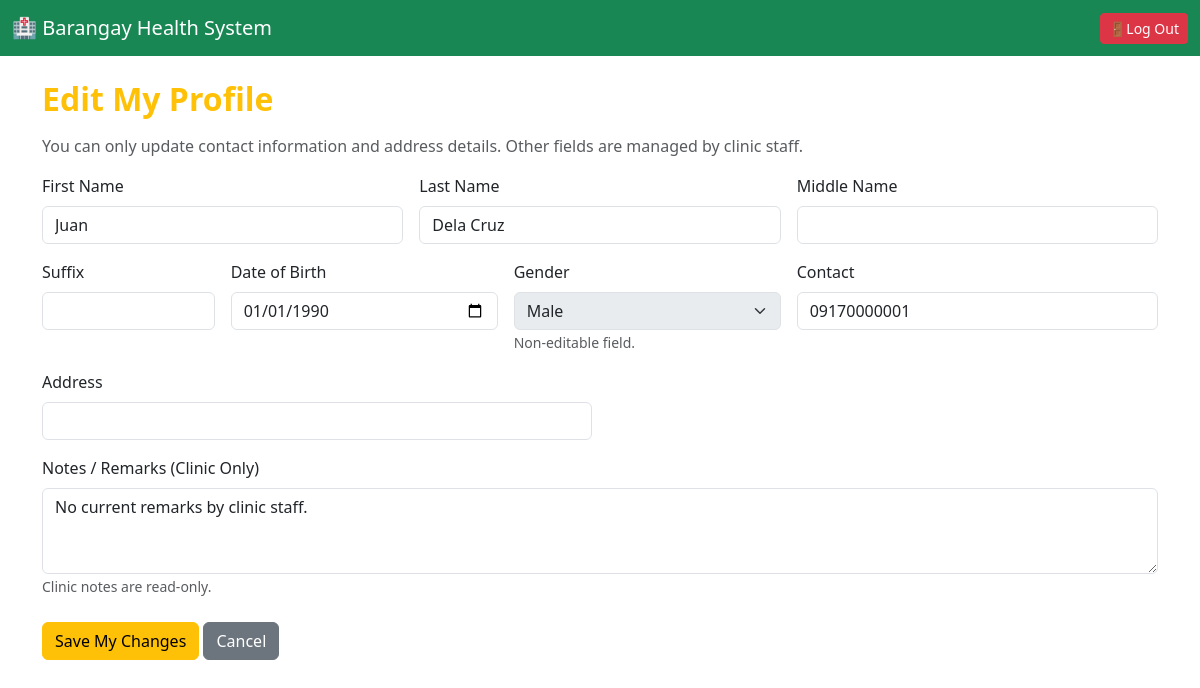
Screenshot of /my_profile/edit (signed in) with the database file from the repository.
### tables this page shows
CREATE TABLE patients (
            id INTEGER PRIMARY KEY AUTOINCREMENT,
            last_name TEXT NOT NULL,
            first_name TEXT NOT NULL,
            middle_name TEXT,
            suffix TEXT,
            dob TEXT NOT NULL,
            sex TEXT NOT NULL,
            contact TEXT,
            address TEXT,
            notes TEXT,
            created_at TIMESTAMP DEFAULT CURRENT_TIMESTAMP
        );

### app.py (the view, shortened to what this page needs)
@app.route("/my_profile/edit", methods=["GET", "POST"])
def patient_edit_profile():
    patient_id = session.get("user_id")
    if session.get("role") != 'patient' or not patient_id:
        return redirect(url_for('patient_signin'))
    db = get_db()
    c = db.cursor()
    patient = c.execute("SELECT * FROM patients WHERE id = ?", (patient_id,)).fetchone()
    if not patient:
        return "Patient record not found.", 404
    return render_template("patient_edit_profile.html", patient=patient)

### app.py (called while the page is built)
def get_db():
    db = getattr(g, "_database", None)
    if db is None:
        db = g._database = sqlite3.connect(DATABASE)
        db.row_factory = sqlite3.Row
    return db

@app.teardown_appcontext
def close_connection(exception):
    db = getattr(g, "_database", None)
    if db is not None:
        db.close()

### templates/patient_edit_profile.html (shortened to what this page needs)
{% extends "layout.html" %}
{% block content %}
<h2 class="fw-bold mb-3 text-warning">Edit My Profile</h2>
<p class="text-muted">You can only update contact information and address details. Other fields are managed by clinic staff.</p>
<form method="POST" action="{{ url_for('patient_edit_profile') }}" class="row g-3">
  <div class="col-md-4">
    <label class="form-label">First Name</label>
    <input type="text" name="first_name" class="form-control" value="{{ patient.first_name }}" required>
  </div>
  <div class="col-md-4">
    <label class="form-label">Last Name</label>
    <input type="text" name="last_name" class="form-control" value="{{ patient.last_name }}" required>
  </div>
  <div class="col-md-4">
    <label class="form-label">Middle Name</label>
    <input type="text" name="middle_name" class="form-control" value="{{ patient.middle_name or '' }}">
  </div>
  <div class="col-md-2">
    <label class="form-label">Suffix</label>
    <input type="text" name="suffix" class="form-control" value="{{ patient.suffix or '' }}">
  </div>
  <div class="col-md-3">
    <label class="form-label">Date of Birth</label>
    <input type="date" name="dob" class="form-control" value="{{ patient.dob }}" required>
  </div>
  <div class="col-md-3">
    <label class="form-label">Gender</label>
    <select name="sex" class="form-select" disabled>
      <option value="Male" {% if patient.sex == "Male" %}selected{% endif %}>Male</option>
    </select>
    <small class="text-muted">Non-editable field.</small>
  </div>
  <div class="col-md-4">
    <label class="form-label">Contact</label>
    <input type="text" name="contact" class="form-control" value="{{ patient.contact }}">
  </div>
  <div class="col-md-6">
    <label class="form-label">Address</label>
    <input type="text" name="address" class="form-control" value="{{ patient.address or '' }}">
  </div>
  <div class="col-12">
    <label class="form-label">Notes / Remarks (Clinic Only)</label>
    <textarea name="notes" class="form-control" rows="3" readonly>{{ patient.notes or 'No current remarks by clinic staff.' }}</textarea>
    <small class="text-muted">Clinic notes are read-only.</small>
  </div>
  <div class="col-12 mt-4">
    <button type="submit" class="btn btn-warning">Save My Changes</button>
    <a href="{{ url_for('patient_profile') }}" class="btn btn-secondary">Cancel</a>
  </div>
</form>
{% endblock %}

### rows the page displays
patients: first_name "Juan", last_name "Dela Cruz", dob "01/01/1990", sex "Male", contact "09170000001"
